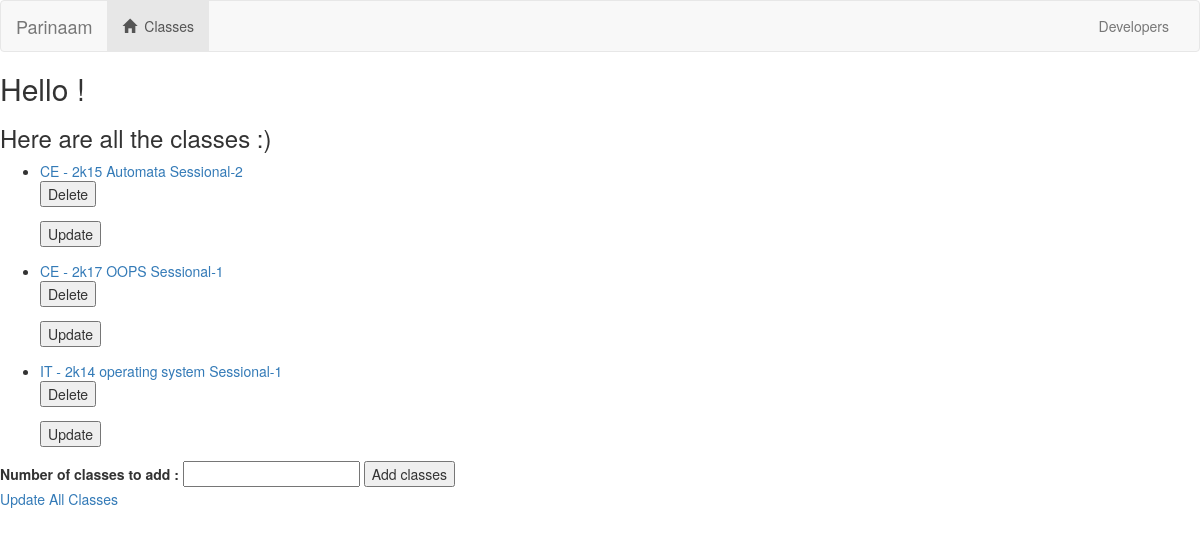
The app's page /Classes/ with its own data.
### Classes/models.py (models this page shows, shortened)
class Classes(models.Model):
    batch = models.CharField(max_length=100, null=True)
    discipline = models.CharField(max_length=100, null=True)
    subject = models.CharField(max_length=100, null=True)
    exam_name = models.CharField(max_length=100, null=True)

### Classes/views.py (the view)
def index(request):
    classes = Classes.objects.all().order_by('discipline')
    return render(request, 'Classes/index.html', {'classes': classes})

### Classes/templates/Classes/index.html (shortened to what this page needs)
{% extends 'Classes/base.html' %}
{% block body %}
{% if classes %}
    <h2>Hello {{ user.username }}!</h2>
    <h3>Here are all the classes :)</h3>
    <ul>
        {% for class in classes %}
            <li>
                <a href="{% url 'Classes:marks' class.id %}">{{class.discipline}} - {{ class.batch }} {{class.subject}} {{class.exam_name}}</a>
                <form action="{% url 'Classes:delete-class' class.id %}">
                    <input type="submit" value="Delete">
                </form>
                <form action="{% url 'Classes:update-class' class.id %}">
                    <input type="submit" value="Update">
                </form>
            </li>
        {% endfor %}
    </ul>
{% else %}
    <h3>Oops, You don't have any classes :(</h3>
{% endif %}
<label>Number of classes to add : </label>
<input type="number" id="num">
<button onclick="myFxn()">Add classes</button><br>
<a href="{% url 'Classes:update-classes' %}">Update All Classes</a>
{% endblock %}

### records on screen
Classes: discipline "CE", batch "2k15", subject "Automata", exam_name "Sessional-2"
Classes: discipline "CE", batch "2k17", subject "OOPS", exam_name "Sessional-1"
Classes: discipline "IT", batch "2k14", subject "operating system", exam_name "Sessional-1"
